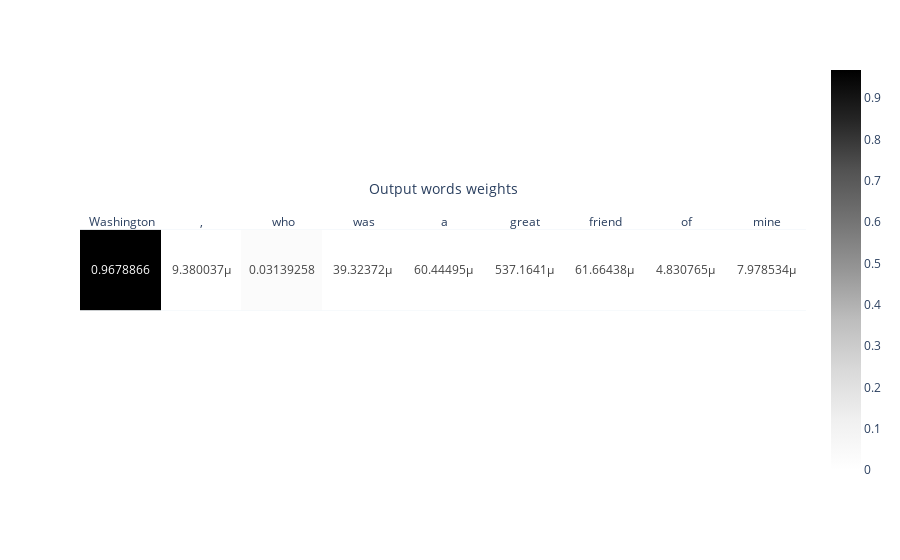

This figure's notebook cell:
### Code cell
fig = generate_heat_map_from_weights(w, sample_text, tokenizer, result)
fig.show()

### Figure 1 — Plotly figure (JSON) as saved in the notebook; plotly's stock layout.template omitted (floating-point values rounded to 4 significant figures)
{"data": [{"coloraxis": "coloraxis", "hovertemplate": "x: %{x}<br>y: %{y}<br>color: %{z}<extra></extra>", "name": "0", "texttemplate": "%{z}", "type": "heatmap", "x": [" Washington", ",", " who", " was", " a", " great", " friend", " of", " mine"], "xaxis": "x", "y": [""], "yaxis": "y", "z": [[0.9679, 9.38e-06, 0.03139, 3.932e-05, 6.044e-05, 0.0005372, 6.166e-05, 4.831e-06, 7.979e-06]]}], "layout": {"coloraxis": {"colorscale": [[0, "rgb(255,255,255)"], [0.125, "rgb(240,240,240)"], [0.25, "rgb(217,217,217)"], [0.375, "rgb(189,189,189)"], [0.5, "rgb(150,150,150)"], [0.625, "rgb(115,115,115)"], [0.75, "rgb(82,82,82)"], [0.875, "rgb(37,37,37)"], [1, "rgb(0,0,0)"]]}, "margin": {"t": 60}, "xaxis": {"anchor": "y", "constrain": "domain", "domain": [0, 1], "scaleanchor": "y", "side": "top", "title": {"text": "Output words weights"}}, "yaxis": {"anchor": "x", "autorange": "reversed", "constrain": "domain", "domain": [0, 1]}}}
